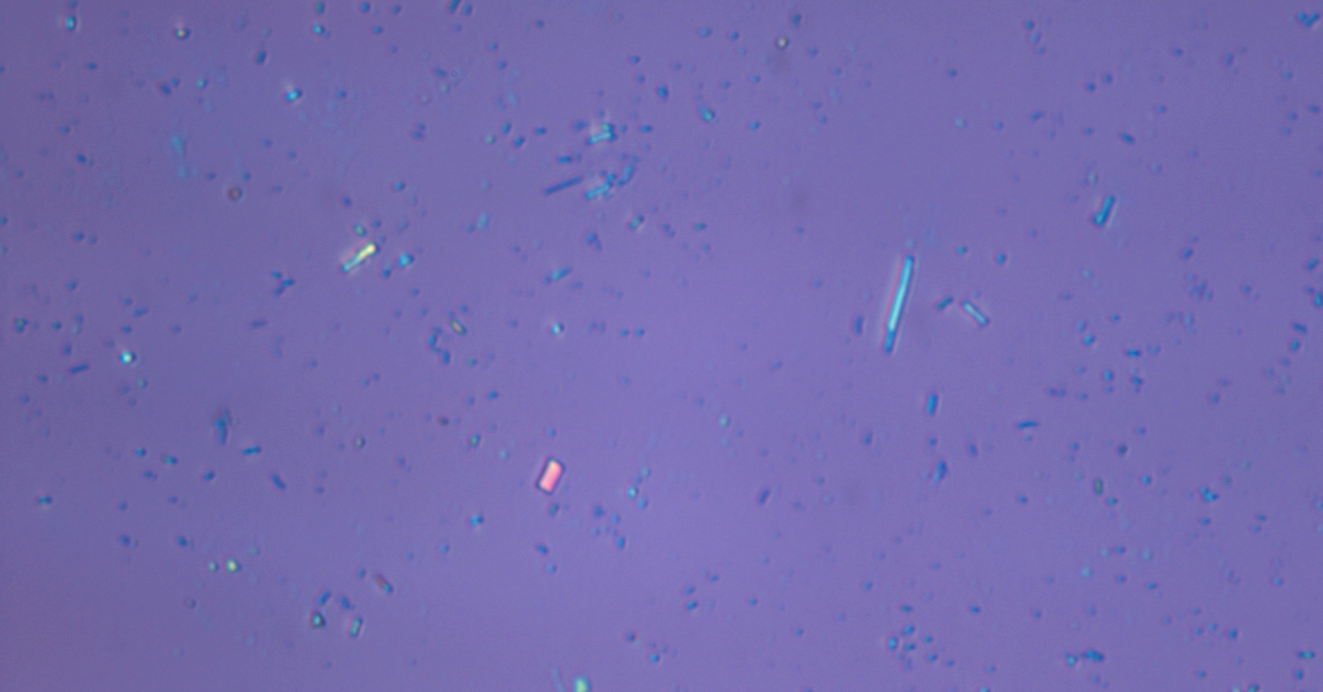
#> input picture edgepictures/falsepositive.PNG, 1323 x 692 px; its folder holds only this picture in this run
$ python -i post_processing.py   (imports and definitions only)   (older library calls are emulated)
#> lines starting #> are read from the running program, lines starting #| are printed output that depends on the picture
#!/usr/bin/env python3
"""
post_processing.py

Post-processing functions for thresholding and saving results.
"""

import numpy as np
import cv2
from pathlib import Path


# [40 lines left out: functions morphological_cleanup, adaptive_threshold, not called in this run]


def sobel_edge_detection(rgb_img):
    """
    Compute edge map using Sobel operator (alternative to Canny).

    Args:
        rgb_img: Original RGB image (HxWx3, uint8)

    Returns:
        Edge map (HxW float32 in [0,1])
    """
    gray = cv2.cvtColor(rgb_img, cv2.COLOR_RGB2GRAY)
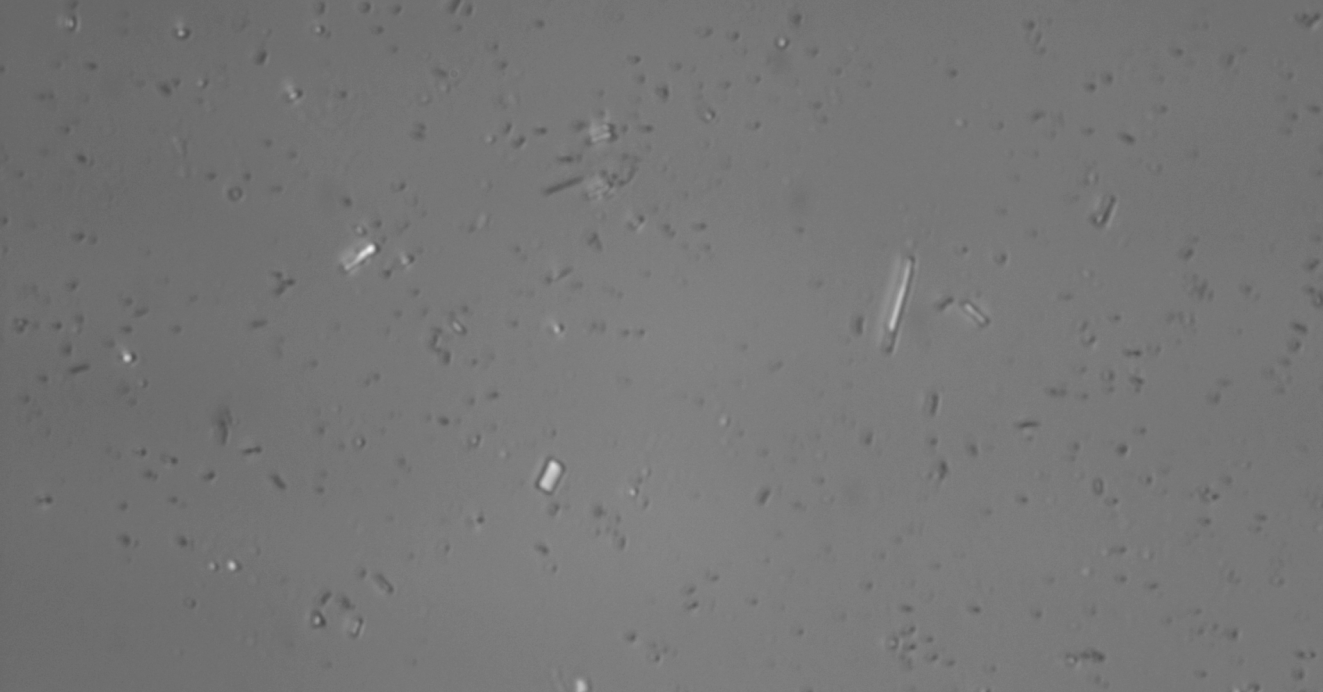
#> gray: shape (692, 1323); min 76, max 243, mean 118.1
    # Sobel in x and y directions
    sobelx = cv2.Sobel(gray, cv2.CV_64F, 1, 0, ksize=3)
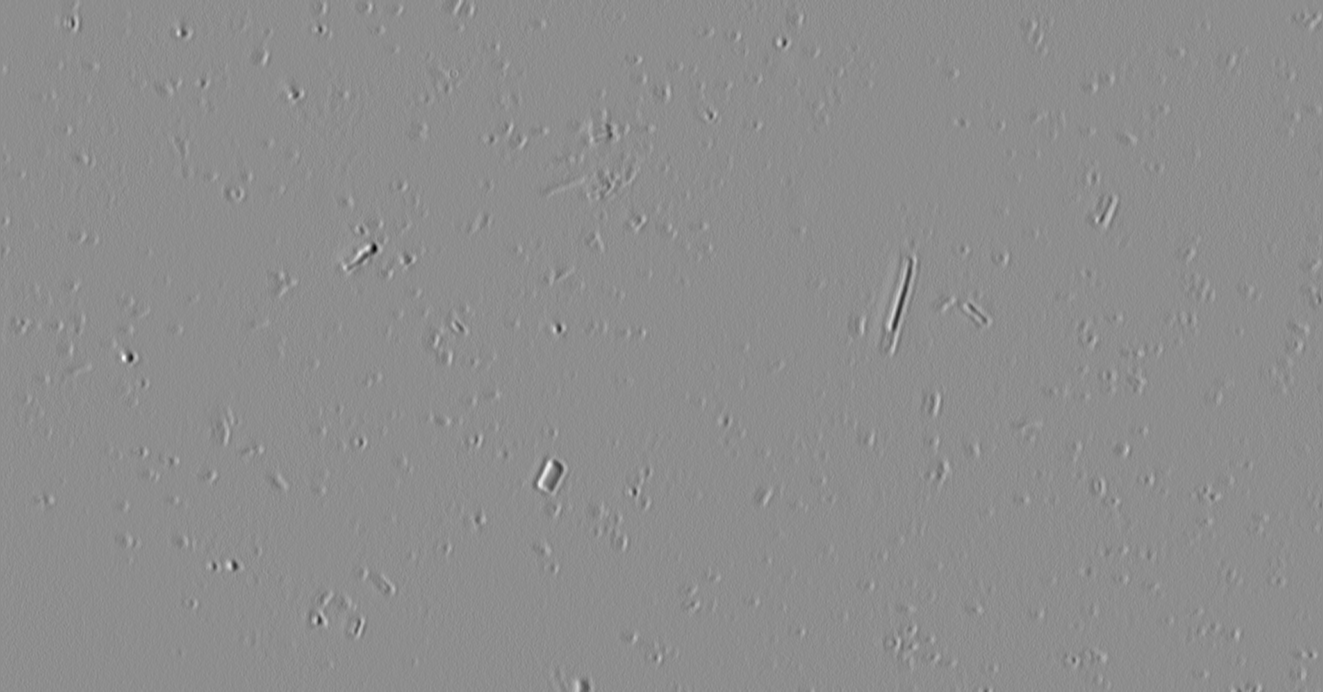
#> sobelx: shape (692, 1323) float64; min -260, max 207, mean 0.1; drawn with min black and max white
    sobely = cv2.Sobel(gray, cv2.CV_64F, 0, 1, ksize=3)
    # Combine and normalize
    edges = np.sqrt(sobelx**2 + sobely**2)
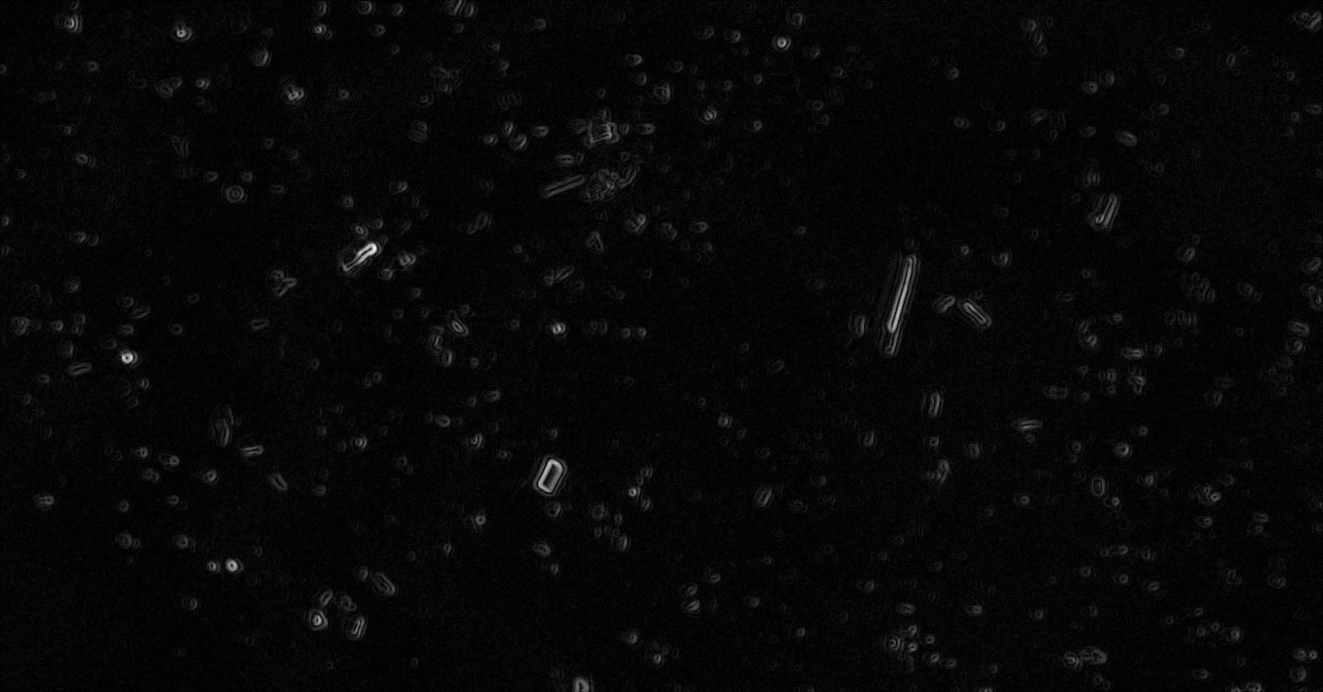
#> edges: shape (692, 1323) float64; min 0, max 260.1, mean 7.8; drawn with min black and max white
    edges = edges / edges.max() if edges.max() > 0 else edges
    return edges.astype(np.float32)


# [225 lines left out: functions laplacian_of_gaussian, threshold_probability_map, apply_probability_threshold, filter_noise_with_blur, filter_noise_with_edges, save_results and 1 more, not called in this run]

>>> import cv2
>>> picture = cv2.cvtColor(cv2.imread('../../edgepictures/falsepositive.PNG'), cv2.COLOR_BGR2RGB)
>>> result = sobel_edge_detection(picture)
